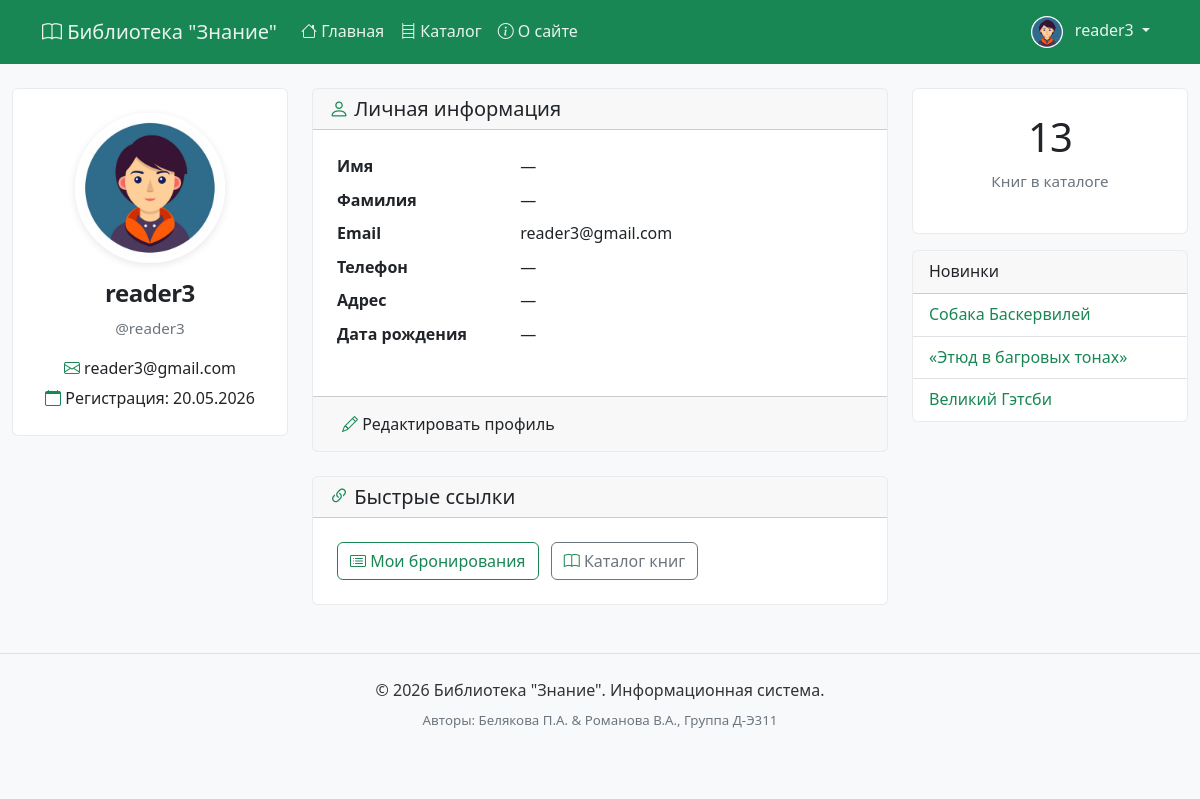
Screenshot of /accounts/profile/ (signed in) with the database file from the repository.
### accounts/models.py (models this page shows, shortened)
class Profile(models.Model):
    user = models.OneToOneField(
        User,
        on_delete=models.CASCADE,
        related_name="profile",
        verbose_name="Пользователь"
    )
    phone = models.CharField("Телефон", max_length=20, blank=True)
    address = models.TextField("Адрес", blank=True)
    birth_date = models.DateField("Дата рождения", null=True, blank=True)
    bio = models.TextField("О себе", blank=True)
    avatar = models.ImageField(
        "Аватар",
        upload_to="avatars/",
        blank=True,
        null=True
    )
    created_at = models.DateTimeField("Дата регистрации", auto_now_add=True)
    class Meta:
        verbose_name = "Профиль"
        verbose_name_plural = "Профили"

### catalog/models.py (models this page shows, shortened)
class Book(models.Model):
    title = models.CharField("Название", max_length=200)
    slug = models.SlugField(
        max_length=200,
        unique=True,
        blank=True,
        null=True  # Важно для существующих книг
    )
    author = models.CharField("Автор", max_length=150)
    isbn = models.CharField("ISBN", max_length=17, unique=True, blank=True, null=True)
    genre = models.ForeignKey("Genre", on_delete=models.SET_NULL, null=True, verbose_name="Жанр", related_name="books")
    is_available = models.BooleanField("Доступна", default=True)
    summary = models.TextField("Описание", blank=True)
    added_at = models.DateTimeField("Добавлено", auto_now_add=True)
    tags = TaggableManager(blank=True, verbose_name="Теги")
    def get_absolute_url(self):
        return reverse('catalog:book_detail', kwargs={'slug': self.slug})
    class Meta:
        ordering = ["-added_at"]

### accounts/views.py (the view)
# urls.py: path('profile/', views.profile_view, name='profile'),
@login_required
def profile_view(request):
    profile, _ = Profile.objects.get_or_create(user=request.user)
    context = {
        "profile": profile,
    }
    return render(request, "accounts/profile.html", context)

### catalog/templatetags/library_tags.py (called while the page is built)
@register.simple_tag
def total_books():
    return Book.objects.filter(is_available=True).count()

@register.inclusion_tag('catalog/latest_books.html')
def show_latest_books(count=3):
    latest_books = Book.objects.filter(is_available=True).order_by('-added_at')[:count]
    return {'latest_books': latest_books}

### accounts/templates/accounts/profile.html (shortened to what this page needs)
{% extends "catalog/base.html" %}
{% block content %}
<div class="row">
    <div class="col-md-4 text-center mb-4">
        <div class="card">
            <div class="card-body">
                {% if profile.avatar %}
                    <img src="{{ profile.avatar.url }}" alt="Аватар" class="avatar-medium mb-3">
                {% else %}
                    <div class="bg-success text-white rounded-circle d-inline-flex align-items-center justify-content-center mb-3" style="width: 150px; height: 150px; font-size: 4rem;">
                        <i class="bi bi-person"></i>
                    </div>
                {% endif %}
                <h4>{{ user.get_full_name|default:user.username }}</h4>
                <p class="text-muted">@{{ user.username }}</p>
                <p class="mb-1"><i class="bi bi-envelope"></i> {{ user.email }}</p>
                <p class="mb-0"><i class="bi bi-calendar"></i> Регистрация: {{ profile.created_at|date:"d.m.Y" }}</p>
            </div>
        </div>
    </div>
    <div class="col-md-8">
        <div class="card mb-4">
            <div class="card-header">
                <h5 class="mb-0"><i class="bi bi-person"></i> Личная информация</h5>
            </div>
            <div class="card-body">
                <dl class="row">
                    <dt class="col-sm-4">Имя</dt>
                    <dd class="col-sm-8">{{ user.first_name|default:"—" }}</dd>
                    <dt class="col-sm-4">Фамилия</dt>
                    <dd class="col-sm-8">{{ user.last_name|default:"—" }}</dd>
                    <dt class="col-sm-4">Email</dt>
                    <dd class="col-sm-8">{{ user.email }}</dd>
                    <dt class="col-sm-4">Телефон</dt>
                    <dd class="col-sm-8">{{ profile.phone|default:"—" }}</dd>
                    <dt class="col-sm-4">Адрес</dt>
                    <dd class="col-sm-8">{{ profile.address|default:"—" }}</dd>
                    <dt class="col-sm-4">Дата рождения</dt>
                    <dd class="col-sm-8">{{ profile.birth_date|date:"d.m.Y"|default:"—" }}</dd>
                </dl>
            </div>
            <div class="card-footer">
                <a href="{% url 'accounts:profile_edit' %}" class="btn btn-succes">
                    <i class="bi bi-pencil"></i> Редактировать профиль
                </a>
            </div>
        </div>
        <div class="card">
            <div class="card-header">
                <h5 class="mb-0"><i class="bi bi-link-45deg"></i> Быстрые ссылки</h5>
            </div>
            <div class="card-body">
                <a href="{% url 'catalog:reader_profile' %}" class="btn btn-outline-success me-2">
                    <i class="bi bi-card-list"></i> Мои бронирования
                </a>
                <a href="{% url 'catalog:book_list' %}" class="btn btn-outline-secondary">
                    <i class="bi bi-book"></i> Каталог книг
                </a>
            </div>
        </div>
    </div>
</div>
{% endblock %}

### catalog/templates/catalog/base.html (shortened to what this page needs)
{% load static %}
{% load library_tags %}
<!DOCTYPE html>
<html lang="ru">
<head>
    <link href="https://cdn.jsdelivr.net/npm/bootstrap@5.3.2/dist/css/bootstrap.min.css" rel="stylesheet">
    <link rel="stylesheet" href="https://cdn.jsdelivr.net/npm/bootstrap-icons@1.11.1/font/bootstrap-icons.css">
    <link rel="stylesheet" href="{% static 'css/styles.css' %}">
</head>
<body>
    {% block header %}
    <nav class="navbar navbar-expand-lg navbar-dark bg-primary">
        <div class="container">
            <a class="navbar-brand" href="{% url 'catalog:home' %}">
                <i class="bi bi-book"></i> Библиотека "Знание"
            </a>
            <div class="collapse navbar-collapse" id="navbarMain">
                <ul class="navbar-nav me-auto">
                    <li class="nav-item">
                        <a class="nav-link" href="{% url 'catalog:home' %}">
                            <i class="bi bi-house"></i> Главная
                        </a>
                    </li>
                    <li class="nav-item">
                        <a class="nav-link" href="{% url 'catalog:book_list' %}">
                            <i class="bi bi-bookshelf"></i> Каталог
                        </a>
                    </li>
                    <li class="nav-item">
                        <a class="nav-link" href="{% url 'catalog:about' %}">
                            <i class="bi bi-info-circle"></i> О сайте
                        </a>
                    </li>
                </ul>
                <ul class="navbar-nav">
                    {% if user.is_authenticated %}
                    <li class="nav-item dropdown">
                        <a class="nav-link dropdown-toggle" href="#" role="button" data-bs-toggle="dropdown">
                            {% if user.is_authenticated and user.profile.avatar %}
                                <img src="{{ user.profile.avatar.url }}" alt="avatar" class="avatar-small me-2">
                            {% else %}
                                <i class="bi bi-person-circle"></i>
                            {% endif %}
                            {{ user.get_full_name|default:user.username }}
                        </a>
                    </li>
                    {% endif %}
                </ul>
            </div>
        </div>
    </nav>
    {% endblock %}
    <main class="container-xxl my-4">
        <div class="row">
            <div class="col-md-9">
                {% block content %}{% endblock %}
            </div>
            <div class="col-md-3">
                {% block sidebar %}
                <div class="card mb-3 text-center">
                    <div class="card-body">
                        <h3 class="display-6">{% total_books %}</h3>
                        <p class="text-muted">Книг в каталоге</p>
                    </div>
                </div>
                {% show_latest_books 3 %}
                {% endblock %}
            </div>
        </div>
    </main>
    <footer class="bg-light py-4 mt-5 border-top">
        <div class="container text-center">
            <p class="mb-1">&copy; 2026 Библиотека "Знание". Информационная система.</p>
            <p class="mb-0 text-muted">
                <small>Авторы: Белякова П.А. & Романова В.А., Группа Д-Э311</small>
            </p>
        </div>
    </footer>
</body>
</html>

### catalog/templates/catalog/latest_books.html
<div class="card mb-3">
    <div class="card-header"> Новинки</div>
    <ul class="list-group list-group-flush">
        {% for book in latest_books %}
        <li class="list-group-item">
            {% if book.slug %}
                <a href="{{ book.get_absolute_url }}" class="text-success">
                    {{ book.title }}
                </a>
            {% else %}
                <span class="text-muted">{{ book.title }}</span>
            {% endif %}
        </li>
        {% empty %}
        <li class="list-group-item">Книг пока нет</li>
        {% endfor %}
    </ul>
</div>

### static/css/styles.css (style rules this page uses)
body { font-family: 'Segoe UI', Tahoma, Geneva, Verdana, sans-serif; background-color: #f8f9fa; color: #333333; line-height: 1.6; }
h1, h2, h3, h4 { color: #212529; font-weight: 600; letter-spacing: -0.02em; }
.bg-primary, .navbar, .btn-primary { background-color: #198754 !important; border-color: #198754 !important; }
.card { transition: all 0.3s cubic-bezier(0.4, 0, 0.2, 1) !important; border: 1px solid rgba(0,0,0,0.08) !important; }
.card-body { padding: 1.5rem !important; }
.card-subtitle, .text-muted { font-size: 0.95rem !important; color: #6c757d !important; margin-bottom: 1rem !important; }
.card .bi:not(.btn-primary i) { color: #198754 !important; }
a:not(.navbar a):not(.dropdown-item):not(.btn):not(.card-title a):not(h1 a):not(h2 a):not(h3 a):not(.tag-link) { color: #198754 !important; text-decoration: none; }
.navbar a, .dropdown-item { color: rgba(255, 255, 255, 0.9) !important; }
.card-title, .card-title a, h1, h2, h3, h4, h5, h6 { color: #212529 !important; }
footer { border-top: 1px solid #e9ecef; margin-top: 2rem; }
.avatar-small { width: 32px; height: 32px; border-radius: 50%; object-fit: cover; }
.btn { transition: transform 0.3s cubic-bezier(0.2, 0, 0, 1), box-shadow 0.3s ease !important; }
body { animation: fadeIn 0.3s ease-out; }

### catalog/templates/catalog/base.html (style rules this page uses)
.avatar-small { width: 32px; height: 32px; border-radius: 50%; object-fit: cover; }
.avatar-medium { width: 150px; height: 150px; border-radius: 50%; object-fit: cover; border: 4px solid #fff; box-shadow: 0 2px 8px rgba(0,0,0,0.1); }

### rows the page displays
Profile: avatar (picture), created_at "20.05.2026", phone "—", address "—", birth_date "—"
Book: title "Собака Баскервилей"
Book: title "«Этюд в багровых тонах»"
Book: title "Великий Гэтсби"

### other values shown
{{ user.get_full_name|default:user.username }} "reader3"
{{ user.username }} "reader3"
{{ user.email }} "reader3@gmail.com"
{{ user.first_name|default:"—" }} "—"
{{ user.last_name|default:"—" }} "—"
